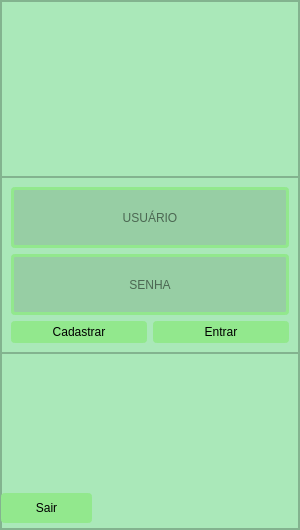
<?xml version="1.0" encoding="UTF-8"?>
<ui version="4.0">
 <class>MainWindow</class>
 <widget class="QMainWindow" name="MainWindow">
  <property name="geometry">
   <rect>
    <x>0</x>
    <y>0</y>
    <width>300</width>
    <height>530</height>
   </rect>
  </property>
  <property name="minimumSize">
   <size>
    <width>300</width>
    <height>530</height>
   </size>
  </property>
  <property name="maximumSize">
   <size>
    <width>300</width>
    <height>16777215</height>
   </size>
  </property>
  <property name="windowTitle">
   <string>MainWindow</string>
  </property>
  <widget class="QWidget" name="centralwidget">
   <property name="maximumSize">
    <size>
     <width>300</width>
     <height>16777215</height>
    </size>
   </property>
   <layout class="QVBoxLayout" name="verticalLayout">
    <property name="spacing">
     <number>0</number>
    </property>
    <property name="leftMargin">
     <number>0</number>
    </property>
    <property name="topMargin">
     <number>0</number>
    </property>
    <property name="rightMargin">
     <number>0</number>
    </property>
    <property name="bottomMargin">
     <number>0</number>
    </property>
    <item>
     <widget class="QFrame" name="tela_login">
      <property name="styleSheet">
       <string notr="true">background-color: rgb(170, 232, 185);
</string>
      </property>
      <property name="frameShape">
       <enum>QFrame::StyledPanel</enum>
      </property>
      <property name="frameShadow">
       <enum>QFrame::Raised</enum>
      </property>
      <layout class="QVBoxLayout" name="verticalLayout_2">
       <property name="spacing">
        <number>0</number>
       </property>
       <property name="leftMargin">
        <number>0</number>
       </property>
       <property name="topMargin">
        <number>0</number>
       </property>
       <property name="rightMargin">
        <number>0</number>
       </property>
       <property name="bottomMargin">
        <number>0</number>
       </property>
       <item>
        <widget class="QFrame" name="tela_login_cima">
         <property name="styleSheet">
          <string notr="true">background-image: url(:/icones/logo_full_mini.png);
background-repeat: norepeat; 
background-position: center</string>
         </property>
         <property name="frameShape">
          <enum>QFrame::StyledPanel</enum>
         </property>
         <property name="frameShadow">
          <enum>QFrame::Raised</enum>
         </property>
        </widget>
       </item>
       <item>
        <widget class="QFrame" name="tela_login_meio">
         <property name="frameShape">
          <enum>QFrame::StyledPanel</enum>
         </property>
         <property name="frameShadow">
          <enum>QFrame::Raised</enum>
         </property>
         <layout class="QGridLayout" name="gridLayout">
          <item row="0" column="0" colspan="2">
           <widget class="QLineEdit" name="caixa_usuario">
            <property name="sizePolicy">
             <sizepolicy hsizetype="Ignored" vsizetype="Ignored">
              <horstretch>0</horstretch>
              <verstretch>0</verstretch>
             </sizepolicy>
            </property>
            <property name="maximumSize">
             <size>
              <width>300</width>
              <height>16777215</height>
             </size>
            </property>
            <property name="styleSheet">
             <string notr="true">QLineEdit {
	border: 3px solid rgb(146, 232, 141);
	border-radius: 4px;
	padding: 15px;
	background-color: rgb(151, 206, 164);
	color: rgb(0,0,0);
	
	font: 87 11pt &quot;Arial Black&quot;;
}
QLineEdit:hover {
	border: 4px solid rgb(95, 232, 71);
	
}
QLineEdit:focus {
	border: 4px solid rgb(0, 0, 0);
	color :rgb(0,0,0)
}
</string>
            </property>
            <property name="alignment">
             <set>Qt::AlignCenter</set>
            </property>
            <property name="placeholderText">
             <string>USUÁRIO</string>
            </property>
           </widget>
          </item>
          <item row="1" column="0" colspan="2">
           <widget class="QLineEdit" name="caixa_senha">
            <property name="sizePolicy">
             <sizepolicy hsizetype="Ignored" vsizetype="Ignored">
              <horstretch>0</horstretch>
              <verstretch>0</verstretch>
             </sizepolicy>
            </property>
            <property name="maximumSize">
             <size>
              <width>300</width>
              <height>16777215</height>
             </size>
            </property>
            <property name="styleSheet">
             <string notr="true">QLineEdit {
	border: 3px solid rgb(146, 232, 141);
	border-radius: 4px;
	padding: 15px;
	background-color: rgb(151, 206, 164);
	color: rgb(0,0,0);
	
	font: 87 11pt &quot;Arial Black&quot;;
}
QLineEdit:hover {
	border: 4px solid rgb(95, 232, 71);
	
}
QLineEdit:focus {
	border: 4px solid rgb(0, 0, 0);
	color :rgb(0,0,0)
}
</string>
            </property>
            <property name="alignment">
             <set>Qt::AlignCenter</set>
            </property>
            <property name="placeholderText">
             <string>SENHA</string>
            </property>
           </widget>
          </item>
          <item row="2" column="0">
           <widget class="QPushButton" name="botao_ir_cadastro">
            <property name="maximumSize">
             <size>
              <width>150</width>
              <height>16777215</height>
             </size>
            </property>
            <property name="styleSheet">
             <string notr="true">QPushButton {
	border: 3px solid rgb(146, 232, 141);
	border-radius: 4px;
	padding: 1px;
	background-color:  rgb(146, 232, 141);
	color: rgb(0,0,0);
	
	font: 87 11pt &quot;Arial Black&quot;;
}
QPushButton:hover {
	background-color:  rgb(95, 232, 71);
	
}
QPushButton:pressed {
	background-color: rgb(12, 255, 0);
}
</string>
            </property>
            <property name="text">
             <string>Cadastrar</string>
            </property>
           </widget>
          </item>
          <item row="2" column="1">
           <widget class="QPushButton" name="botao_logar">
            <property name="maximumSize">
             <size>
              <width>150</width>
              <height>16777215</height>
             </size>
            </property>
            <property name="styleSheet">
             <string notr="true">QPushButton {
	border: 3px solid rgb(146, 232, 141);
	border-radius: 4px;
	padding: 1px;
	background-color:  rgb(146, 232, 141);
	color: rgb(0,0,0);
	
	font: 87 11pt &quot;Arial Black&quot;;
}
QPushButton:hover {
	background-color:  rgb(95, 232, 71);
	
}
QPushButton:pressed {
	background-color: rgb(12, 255, 0);
}
</string>
            </property>
            <property name="text">
             <string>Entrar</string>
            </property>
           </widget>
          </item>
         </layout>
        </widget>
       </item>
       <item>
        <widget class="QFrame" name="tela_login_baixo">
         <property name="frameShape">
          <enum>QFrame::StyledPanel</enum>
         </property>
         <property name="frameShadow">
          <enum>QFrame::Raised</enum>
         </property>
         <widget class="QPushButton" name="botao_sair">
          <property name="geometry">
           <rect>
            <x>0</x>
            <y>140</y>
            <width>91</width>
            <height>30</height>
           </rect>
          </property>
          <property name="maximumSize">
           <size>
            <width>150</width>
            <height>16777215</height>
           </size>
          </property>
          <property name="styleSheet">
           <string notr="true">QPushButton {
	border: 3px solid rgb(146, 232, 141);
	border-radius: 4px;
	padding: 1px;
	background-color:  rgb(146, 232, 141);
	color: rgb(0,0,0);
	
	font: 87 11pt &quot;Arial Black&quot;;
}
QPushButton:hover {
	background-color:  rgb(95, 232, 71);
	
}
QPushButton:pressed {
	background-color: rgb(12, 255, 0);
}
</string>
          </property>
          <property name="text">
           <string>Sair</string>
          </property>
         </widget>
        </widget>
       </item>
      </layout>
     </widget>
    </item>
   </layout>
  </widget>
 </widget>
 <resources>
  <include location="icones.qrc"/>
 </resources>
 <connections/>
</ui>
